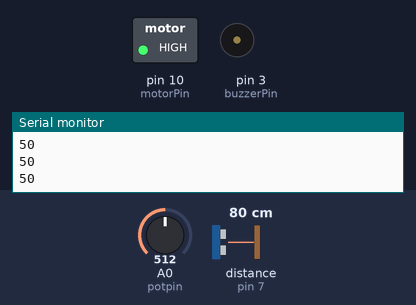
A sketch run on a simulated Arduino Uno, built with avr-gcc and run on an emulated ATmega328P. On the bench: switched loads named in the sketch (green lamp = pin HIGH), buzzer (waves = sounding), the last lines printed to the serial monitor. Wiring (inferred from the names in the program): ultrasonic range finder: trigger pin 6; echo pin 7. Dashed ring = blinking. The test bench sets the inputs (shaded band); at power-on: distance to the obstacle (sensor on pin 7) 80 cm, A0 (potpin) = 512. The echo pulse lasts 58.3 µs per cm; pins used as bus, display or sensor lines are not drawn.

Above: at 1.2 s.
1.3 s: distance to the obstacle (sensor on pin 7) set to 54 cm
2.8 s: distance to the obstacle (sensor on pin 7) set to 47 cm
At 3.6 s:
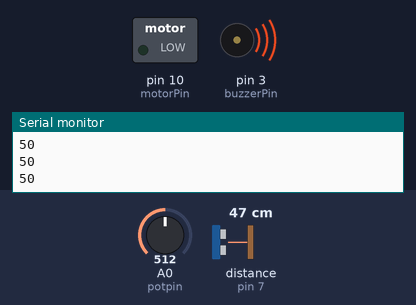
5.8 s: distance to the obstacle (sensor on pin 7) set to 60 cm
At 6.7 s:
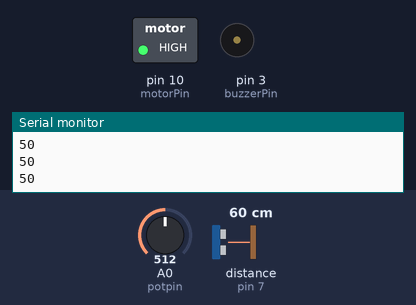
7.3 s: A0 (potpin) set to 594
8.8 s: A0 (potpin) set to 625
At 10.6 s:
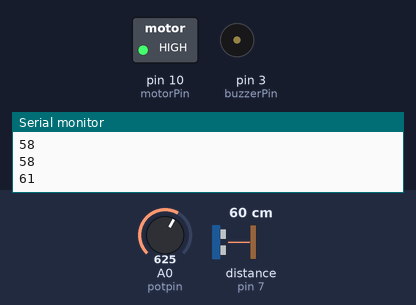
Timing chart, 0 to 12.8 s (numbered marks = the images above; inputs shaded):
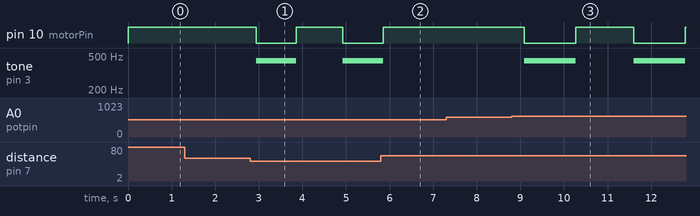

Measured:
- the behaviour switches between 51 and 50 cm on distance to the obstacle (sensor on pin 7) (found by bisection; images 0 and 1)
- the behaviour switches between 611 and 612 on A0 (potpin) (found by bisection; images 2 and 3)
- after the input at 2.8 s, pin 10 (motorPin): HIGH → LOW after 0.14 s, → HIGH 0.92 s later, → LOW 1.1 s later; tone on pin 3 (buzzerPin): silent → 440 Hz after 0.14 s, → silent 0.92 s later, → 440 Hz 1.1 s later
- after the input at 5.8 s, pin 10 (motorPin): goes on until 5.9 s, then stays HIGH; tone on pin 3 (buzzerPin): goes on until 5.9 s, then stays silent
- after the input at 8.8 s, pin 10 (motorPin): alternates HIGH for 1.3 s and LOW for 1.2 s, starting after 0.29 s; tone on pin 3 (buzzerPin): alternates 440 Hz for 1.2 s and silent for 1.3 s, starting after 0.29 s

The sketch:

bileklikv2.ino
```cpp
#define echoPin 7
#define trigPin 6
#define buzzerPin 3
#define potpin A0 //Potansiyometreyi A0 pinine tanımlıyoruz
#define motorPin 10
//yukarıda pinlerimi tanımladım ve artık pin numarası yerine direk adını yazabilirim.

//aşağıda  ölçüm için aralığımı tanımladım  varsayılan olarak maksimum aralığı 20cm yaptım
int maximumRange = 0;
int minimumRange = 0;
int deger=0;
int sondeger=0;

void setup()
{
  //9600 Baund bir seri haberleşme başlatıyoruz
  Serial.begin(9600);
  //Seri monitörde bir kez gönderilen bir mesaj tanımlıyoruz
  Serial.println("Pot Deger Okuma");
  //Trig pin  ultrasonik sensörü tetiklemeye yarıyor  çıkış pini
  pinMode(trigPin, OUTPUT);
  // Echo pin ultrasonik sensöre dönen ses dalgalarını okumaya yarıyor  giriş pini
  pinMode(echoPin, INPUT);
  // Buzzer pini çıkış pini alarm verdireceğimiz zaman kullanacağız
  pinMode(buzzerPin, OUTPUT);
  pinMode(motorPin , OUTPUT);
  digitalWrite(motorPin,HIGH);
}

void loop()
{
  // loop kontrol kartımızın döngüsü   belirlediğimiz senaryoya göre tüm işlemler döngü halinde burda gerçekleşecek.

  //"Değer" değişkeni potansiyometrenin değerini okuyup buna göre değişir
  deger  = analogRead(potpin);
  // Burda okuduğumuz analog değeri 0 ile 100 arasında skala ettim.
  sondeger=deger/10.2;
  //Okunan değer seri monitörde mesaj olarak gönderilir
  Serial.println(sondeger);
  // okuyup skala ettiğim değeri maksimum aralık olarak tanımladım.
  maximumRange=sondeger;
  //Bu işlem 100 milisaniye aralıklarla yapılır
  delay(100);
  // Ölçüm adında bir değişken tanımladık mesafe fonksiyonumuzdan değerler buraya döndürülecek.
  int olcum = mesafe(maximumRange, minimumRange);
  //Melodi fonksiyonumuzu çağırdık ve melodi fonksiyonumuzu bekletmek istediğimiz değeri gönderdik ben 5, 10 ,15 gibi değerleri denedikten sonra en verimli süre olarak 20 yi kullandım.
  uyari(olcum * 20);

}
//Mesafe fonksiyonumuzu tanımladım
int mesafe(int maxrange, int minrange)
{
//Burda long tipinde değişken kullandım çünkü sensörden okuyacağımız değer  int maksimum değerini aşabilir
  long duration, distance;
//Sensörü tetiklemeyi durdurduk.
  digitalWrite(trigPin, LOW);
//2mikro saniye bekledik.
  delayMicroseconds(2);
// Sensörü tekrar tetikledik
  digitalWrite(trigPin, HIGH);
// 10 mikro saniye bekledik.
  delayMicroseconds(10);
// sensörü tetiklemeyi durdurduk
  digitalWrite(trigPin, LOW);
// Burda  pulseIn fonksiyonu ile sensörü dinledik  sensör burda gönderilen ses dalgasının  kendine ne kadar sürede geri döndüğünü döndürüyor.PulseIn fonksiyonu arduino 'nun kendi
// fonksiyonudur.
  duration = pulseIn(echoPin, HIGH);
// Burda zamanı 58.2 değerine bölerek  mesafeyi elde ediyoruz.
  distance = duration / 58.2;
// 50 mili saniye bekliyoruz
  delay(50);
// Eğer mesafe istediğimiz aralıkta değilse
  if (distance >= maxrange || distance <= minrange)
    return 0;
//Değilse  mesafeyi döndür
  return distance;
}
//uyarı fonksiyonumuzu tanımladık fonksiyon parametresi olan dly ölçüm*20 olarak loop fonksiyonun içinde tanımlanan  parametreden geliyor.
int uyari(int dly)
{
// tone fonksiyonu arduino'nun kendi fonksiyonudur ve burdaki 210 değeride  buzzer tonlarından biri
  tone(buzzerPin, 440);
//burda parametreden gelen değer kadar bekliyoruz
  digitalWrite(motorPin,LOW);
  delay(dly);
// notone fonksiyonu arduino'nun kendi fonksiyonudur ve buzzer'ı susturmaya yarar.
  noTone(buzzerPin);
  digitalWrite(motorPin,HIGH);
// burda yine parametreden gelen değer kadar bekliyoruz.
  delay(dly);
}
```
